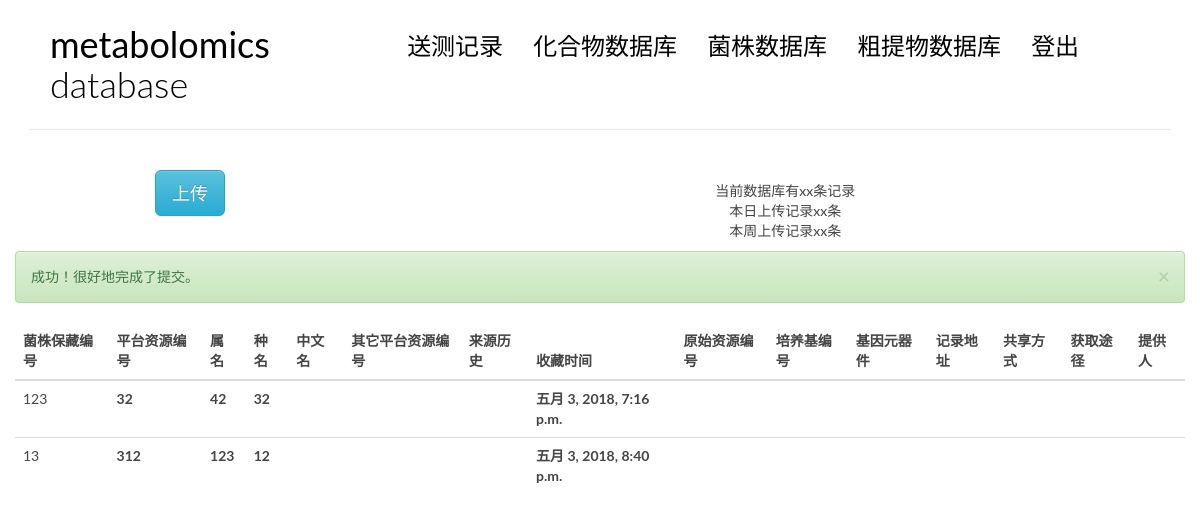
The app's page /bactalter/ with its own data.
### blog/models.py (models this page shows, shortened)
class bact(models.Model):  #菌株
    bactnumber = models.CharField(max_length = 50) #菌株保藏编号
    sourcenum = models.CharField(max_length = 50) #平台资源编号
    genus = models.CharField(max_length = 200) #属名
    species = models.CharField(max_length = 200) #种名
    chinesename = models.CharField(max_length = 200, blank = True) #中文名
    othersourcenum = models.CharField(max_length = 100, blank = True) #其它平台资源编号
    history = models.CharField(max_length = 100, blank = True) #来源历史
    storetime = models.DateTimeField(auto_now_add=True,editable = True) #收藏时间
    orinumber = models.CharField(max_length = 20, blank = True)#原始资源编号
    mainuse = models.CharField(max_length = 200, blank = True)#主要用途
    danger = models.CharField(max_length = 50, blank = True)#生物危害程度
    hostname = models.CharField(max_length = 100, blank = True)#寄主名称
    ill = models.CharField(max_length = 100, blank = True) #致病名称
    tranroute = models.CharField(max_length = 100, blank = True) #传播途径
    media = models.CharField(max_length = 50, blank = True) #培养基编号
    mediatem = models.CharField(max_length = 10, blank = True) #培养基温度
    gene = models.CharField(max_length = 50, blank = True) # 基因元器件
    recadd = models.CharField(max_length = 100, blank = True)#记录地址
    shareme = models.CharField(max_length = 100, blank = True)#共享方式
    getmet = models.CharField(max_length = 100, blank = True) #获取途径
    callme = models.CharField(max_length = 30, blank = True)#联系方式
    mainkey = models.CharField(max_length = 100, blank = True)#源数据主键
    prod = models.CharField(max_length = 30, blank = True)#提供人
    didv = models.CharField(max_length = 30, blank = True)#分离人
    judge = models.CharField(max_length = 30, blank = True)#鉴定人
    genenumber = models.CharField(max_length = 50, blank = True)#基因序列注册号

### blog/bact.py (the view)
# urls.py: url(r'^bactalter/$', views.bactalter, name='bactalter'),
def bactalter(request):
    if request.method == 'GET':
        try:
            id = request.GET.get('id')
            bactnumber = request.GET.get('bactnumber')
            sourcenum = request.GET.get('sourcenum')
            genus = request.GET.get('genus')
            species = request.GET.get('species')
            chinesename = request.GET.get('chinesename')
            othersourcenum =  request.GET.get('othersourcenum')
            history = request.GET.get('history')
            storetime = request.GET.get('storetime')
            orinumber = request.GET.get('orinumber')
            mainuse = request.GET.get('mainuse')
            danger = request.GET.get('danger')
            hostname = request.GET.get('hostname')
            ill =request.GET.get('ill')
            media =request.GET.get('media')
            mediatem =request.GET.get('mediatem')
            tranroute =request.GET.get('tranroute')
            gene =request.GET.get('gene')
            recadd =request.GET.get('recadd')
            shareme =request.GET.get('shareme')
            getmet =request.GET.get('getmet')
            callme =request.GET.get('callme')
            mainkey =request.GET.get('mainkey')
            prod =request.GET.get('prod')
            didv =request.GET.get('didv')
            judge =request.GET.get('judge')
            genenumber =request.GET.get('genenumber')
            infos = {
                'bactnumber' : bactnumber,
                'sourcenum' : sourcenum,
                'genus' : genus,
                'species' : species,
                'chinesename' : chinesename,
                'othersourcenum' : othersourcenum,
                'history' : history,
                'storetime' : storetime,
                'orinumber' : orinumber,
                'mainuse' : mainuse,
                'danger' : danger,
                'hostname' : hostname,
                'ill' : ill,
                'tranroute' : tranroute,
                'media' : media,
                'mediatem' : mediatem,
                'gene' : gene,
                'recadd' : recadd,
                'shareme' : shareme,
                'getmet' : getmet,
                'callme' : callme,
                'mainkey' : mainkey,
                'prod' : prod,
                'didv' : didv,
                'judge' : judge,
                'genenumber' : genenumber,
            }
            bact.objects.select_for_update().filter(id = id).update(**infos)
            return bactindex(request, msg = 0)
        except:
            return bactindex(request, msg = 1)

### blog/bact.py (called while the page is built)
def bactindex(request, msg = -1):
    lists = bact.objects.all()
    return render(request, 'blog/bact.html', context = {'tests' : lists, 'msg' : msg} )

### templates/blog/bact.html (shortened to what this page needs)
{% extends 'base.html' %}
{%block main %}
<body>
            <div class="row">
                <div class="col-md-4 col-sm-5 col-xs-8">
                    <center>
                        <button class="btn btn-info btn-primary btn-lg" data-toggle="modal" data-target="#bactinput">
                            上传
                        </button>
                    </center>
                </div>
                <div class="col-md-8 col-sm-7 col-xs-4">
                    <nav class="main-nav" role="navigation">
                        <div class="collapse navbar-collapse" id="bs-example-navbar-collapse-1">
                                <ul class="list-unstyled text-center" >
                                    <li>当前数据库有xx条记录</li>
                                    <li>本日上传记录xx条</li>
                                    <li>本周上传记录xx条</li>
                                  </ul>
                        </div>
                    </nav>
                </div>
            </div>
            <div class="col-md-12 col-sm-7 col-xs-4">
                    {% if msg == 0 %}
                    <div class="alert alert-success alert-dismissable">
                        <button type="button" class="close" data-dismiss="alert"
                                aria-hidden="true">
                            &times;
                        </button>
                        成功！很好地完成了提交。
                    </div>
                    {% endif %}
            <table class="table table-hover">
                    <thead>
                        <tr>
                            <th>菌株保藏编号</th>
                            <th>平台资源编号</th>
                            <th>属名</th>
                            <th>种名</th>
                            <th>中文名</th>
                            <th>其它平台资源编号</th>
                            <th>来源历史</th>
                            <th>收藏时间</th>
                            <th>原始资源编号</th>
                            <th>培养基编号</th>
                            <th>基因元器件</th>
                            <th>记录地址</th>
                            <th>共享方式</th>
                            <th>获取途径</th>
                            <th>提供人</th>
                        </tr>
                    </thead>
                    <tbody>
                            {% for test in tests %}
                            {% if request.user == test.provider %}
                            <tr class="row1 success" id = "useajax" data-toggle="modal" data-target="#alter" data-whatever="{{test.id}}"
                            data-bactnumber = "{{test.bactnumber}}" data-sourcenum = "{{test.sourcenum}}" data-genus = "{{test.genus}}"
                            data-species = "{{test.species}}" data-chinesename = "{{test.chinesename}}" data-othersourcenum = "{{test.othersourcenum}}"
                            data-history = "{{test.history}}" data-storetime = "{{test.storetime}}" data-orinumber = "{{test.orinumber}}"
                            data-mainuse = "{{test.mainuse}}" data-danger = "{{test.danger}}"  data-hostname = "{{test.hostname}}"
                            data-ill = "{{test.ill}}"  data-tranroute = "{{test.tranroute}}"   data-media = "{{test.media}}"
                            data-mediatem = "{{test.mediatem}}" data-gene = "{{test.gene}}"  data-recadd = "{{test.recadd}}"
                            data-shareme = "{{test.shareme}}"  data-getmet = "{{test.getmet}}"  data-callme = "{{test.callme}}"
                            data-mainkey = "{{test.mainkey}}"  data-prod = "{{test.prod}}"  data-didv = "{{test.didv}}"
                            data-judge = "{{test.judge}}" data-genenumber = "{{test.genenumber}}">
                            {% else %}
                            <tr class="row1">
                            {% endif %}
                                    <td class = "field-bactnumber"> {{test.bactnumber}}</td>
                                    <th class = "field-sourcenum">{{test.sourcenum}}</th>
                                    <th class = "field-genus">{{test.genus}}</th>
                                    <th class = "field-species">{{test.species}}</th>
                                    <th class = "field-chinesename">{{test.chinesename}}</th>
                                    <th class = "field-othersourcenum">{{test.othersourcenum}}</th>
                                    <th class = "field-history">{{test.history}}</th>
                                    <th class = "field-storetimr">{{test.storetime}}</th>
                                    <th class = "field-orinumber">{{test.orinumber}}</th>
                                    <th class = "field-media">{{test.media}}</th>
                                    <th class = "field-gene">{{test.gene}}</th>
                                    <th class = "field-recadd">{{test.recadd}}</th>
                                    <th class = "field-shareme">{{test.shareme}}</th>
                                    <th class = "field-getmet">{{test.getmet}}</th>
                                    <th class = "field-prod">{{test.prod}}</th>
                            </tr>
                            {% empty %}
                              <div class="row1">null</div>
                            {% endfor %}
                    </tbody>
                </table>
                </div>
</body>
{% endblock main %}

### blog/static/blog/css/custom.css (style rules this page uses)
* { outline: none; }
body { color: #444; font-family: 'Lato', sans-serif; }
.main-nav { margin-top: 11px; max-width: 95%; }

### records on screen
bact: bactnumber "123", sourcenum "32", genus "42", species "32", storetime "五月 3, 2018, 7:16 p.m."
bact: bactnumber "13", sourcenum "312", genus "123", species "12", storetime "五月 3, 2018, 8:40 p.m."
